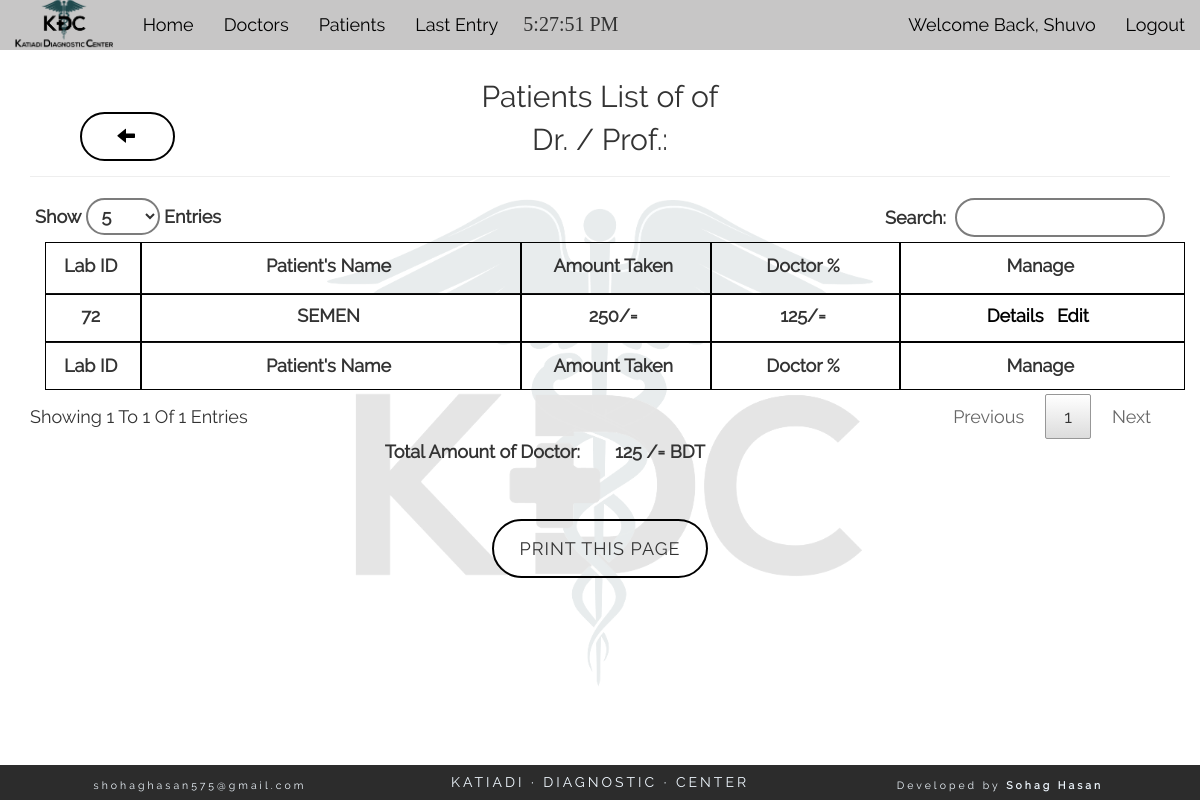
Before: /patient_list.php?d=12 (signed in) with the older database file.
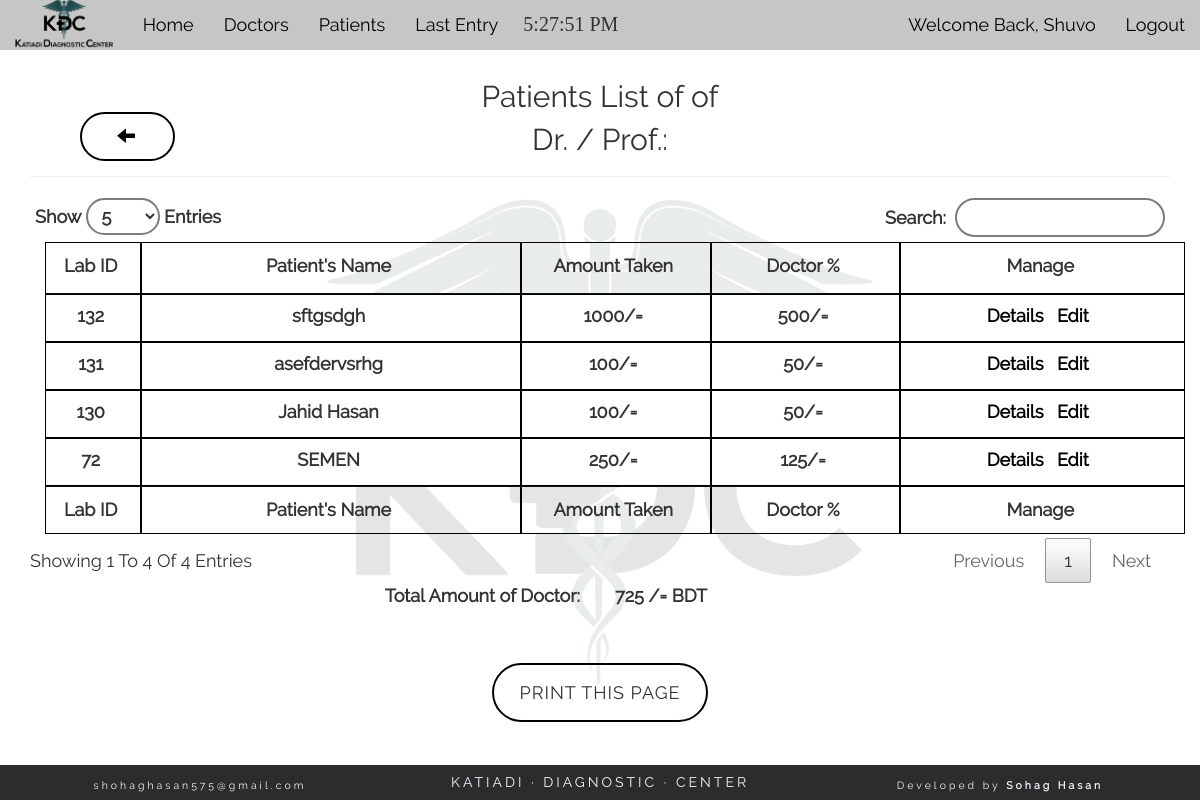
After: the same page with the newer database file.
### tables this page shows
CREATE TABLE "patient" (
	`lab_id`	INTEGER NOT NULL PRIMARY KEY AUTOINCREMENT,
	`p_id`	int(11) NOT NULL,
	`p_datetime`	datetime NOT NULL,
	`p_name`	varchar(200) NOT NULL,
	`p_age`	int(11) NOT NULL,
	`sex`	varchar(10) NOT NULL,
	`doctor_id`	int(11) NOT NULL,
	`specimen1`	varchar(50) NOT NULL,
	`specimen2`	varchar(50) NOT NULL,
	`specimen3`	varchar(50) NOT NULL,
	`status`	int(1) NOT NULL,
	`pat_amount`	INTEGER,
	`doc_amount`	INTEGER,
	`whenadded`	TEXT
);

### patient_list.php (the view, shortened to what this page needs)
<?php
	if(isset($_SESSION['username'])){
	require('config.php');
	$id=$_GET['d'];
	$name=$_GET['n'];
	$month=$_GET['m'];
	$year=$_GET['y'];
	$sel= "SELECT * FROM patient WHERE p_datetime LIKE('%$month $year%') AND doctor_id='$id' AND status='1' ORDER BY lab_id DESC";
	$res= $db -> query($sel);
?>
<section class="container-fluid text-center">
	<div class="col-md-12" style="position: relative;">
	<h4 class="title text-center">Patients List of <?php echo $month.' '.$year; ?> of </h4>
	<h4 class="title text-center">Dr. / Prof.: <?php echo $name; ?></h4>
	<hr><div class="col-md-12">
			<a class="back_button" href="javascript: history.go(-1)"><span class="glyphicon glyphicon-arrow-left" aria-hidden="true"></span></a>
		</div>
		<table id="datatable" class="container-fluid" cellspacing="0">
        <thead>
            <tr class="row">
                <th class="col-md-1 text-center textone b_1"><div><label for="">Lab ID</label></div></th>
                <th class="col-md-4 text-center textone b_1"><div><label for="">Patient's Name</label></div></th>
                <th class="col-md-2 text-center textone b_1"><div><label for="">Amount Taken</label></div></th>
                <th class="col-md-2 text-center textone b_1"><div><label for="">Doctor %</label></div></th>
                <th class="col-md-3 text-center textone b_1"><div class="in_print_off"><label for="">Manage</label></div></th>
            </tr>
        </thead>
		<tfoot>
            <tr class="row">
                <th class="col-md-1 text-center bb_1 textone b_1"><label for="">Lab ID</label></th>
                <th class="col-md-4 text-center bb_1 textone b_1"><label for="">Patient's Name</label></th>
                <th class="col-md-2 text-center bb_1 textone b_1"><label for="">Amount Taken</label></th>
                <th class="col-md-2 text-center bb_1 textone b_1"><label for="">Doctor %</label></th>
                <th class="col-md-3 text-center bb_1 textone b_1"><div class=" in_print_off"><label for="">Manage</label></div></th>
            </tr>
        </tfoot>
		<tbody>
		<?php while($data=$res->fetchArray(SQLITE3_ASSOC)){ ?>
            <tr class="row hover">
                <td class="col-md-1 textone bb_1 b_1 pm_0"><label for=""><?php echo $data['lab_id']; ?></label></td>
                <td class="col-md-4 bb_1 textone b_1 pm_0"><label for=""><?php echo $data['p_name']; ?></label></td>
                <td class="col-md-2 bb_1 textone b_1 pm_0"><label for=""><?php echo $data['pat_amount']; ?>/&#61;</label></td>
                <td class="col-md-2 bb_1 textone b_1 pm_0"><label for=""><?php echo $data['doc_amount']; ?>/&#61;</label></td>
                <td class="col-md-3 bb_1 b_1 textone pm_0"><div class=" in_print_off"><label for="">
                	<a class="manag" id="detail" href="pat_details.php?p=<?php echo $data['lab_id']; ?>"> Details</a>
                	<a class="manag" id="edit" href="pat_edit.php?p=<?php echo $data['lab_id']; ?>">Edit</a>
                </label></div></td>
            </tr>
		 <?php } ?>
		 </tbody>
		</table>
		<div class="col-md-12">
			<div class="col-md-6 text-right"><label for="">Total Amount of Doctor:</label></div>
			<div class="col-md-6 text-left"><label for="">
				<?php
					$mony_sel = "SELECT sum(doc_amount) as TOTAL from patient WHERE doctor_id='$id' AND status='1' AND p_datetime LIKE('%$month $year%')";
					$mony_qry= 	$db -> query($mony_sel);
					$mony_fetch= $mony_qry -> fetchArray(SQLITE3_ASSOC);
					if($mony_fetch['TOTAL']>0){
						echo($mony_fetch['TOTAL']);
					}else{
						echo '0.00';
					}
				?>
			/= BDT</label></div>
		</div>
</div>
<div class="col-md-12 text-center mt_50">
	<button class="print_button" onClick="window.print()">Print this page</button>
</div>
</section>
	<?php get_footer();
		}else{
		header('location: login.php');
			} ?>

Changed rows visible on the page:
added patient: lab_id "132", p_name "sftgsdgh", pat_amount "1000", doc_amount "500"
added patient: lab_id "131", p_name "asefdervsrhg", pat_amount "100", doc_amount "50"
added patient: lab_id "130", p_name "Jahid Hasan", pat_amount "100", doc_amount "50"
Other visible differences:
text written by a page script: "Show Entries Search: Showing 1 To 1 Of 1 Entries Previous 1 Next" → "Show Entries Search: Showing 1 To 4 Of 4 Entries Previous 1 Next"
$mony_fetch['TOTAL']: "125" → "725"
